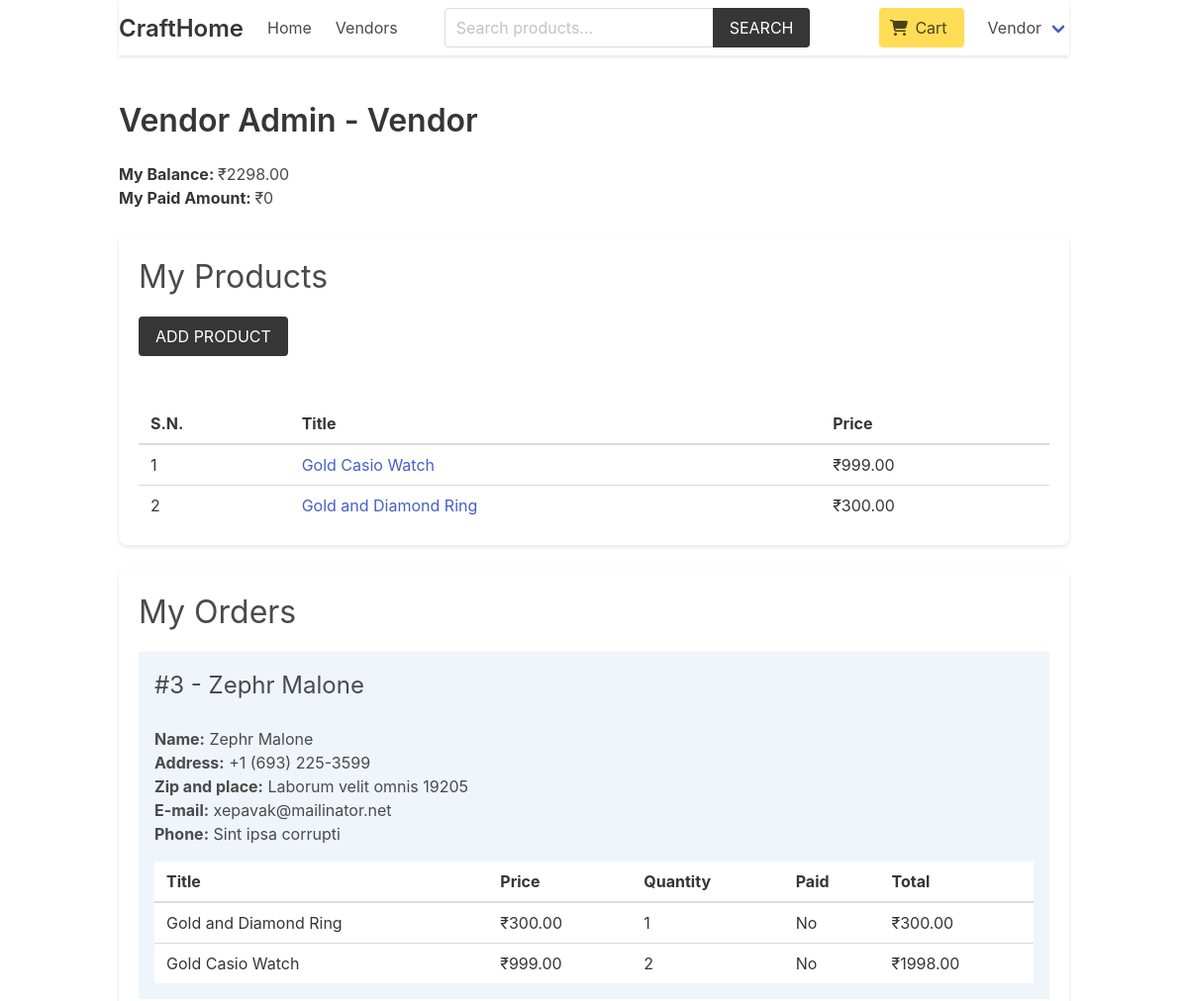
Page /vendor/vendor-admin/ (signed in, upper part) on the earlier database version.
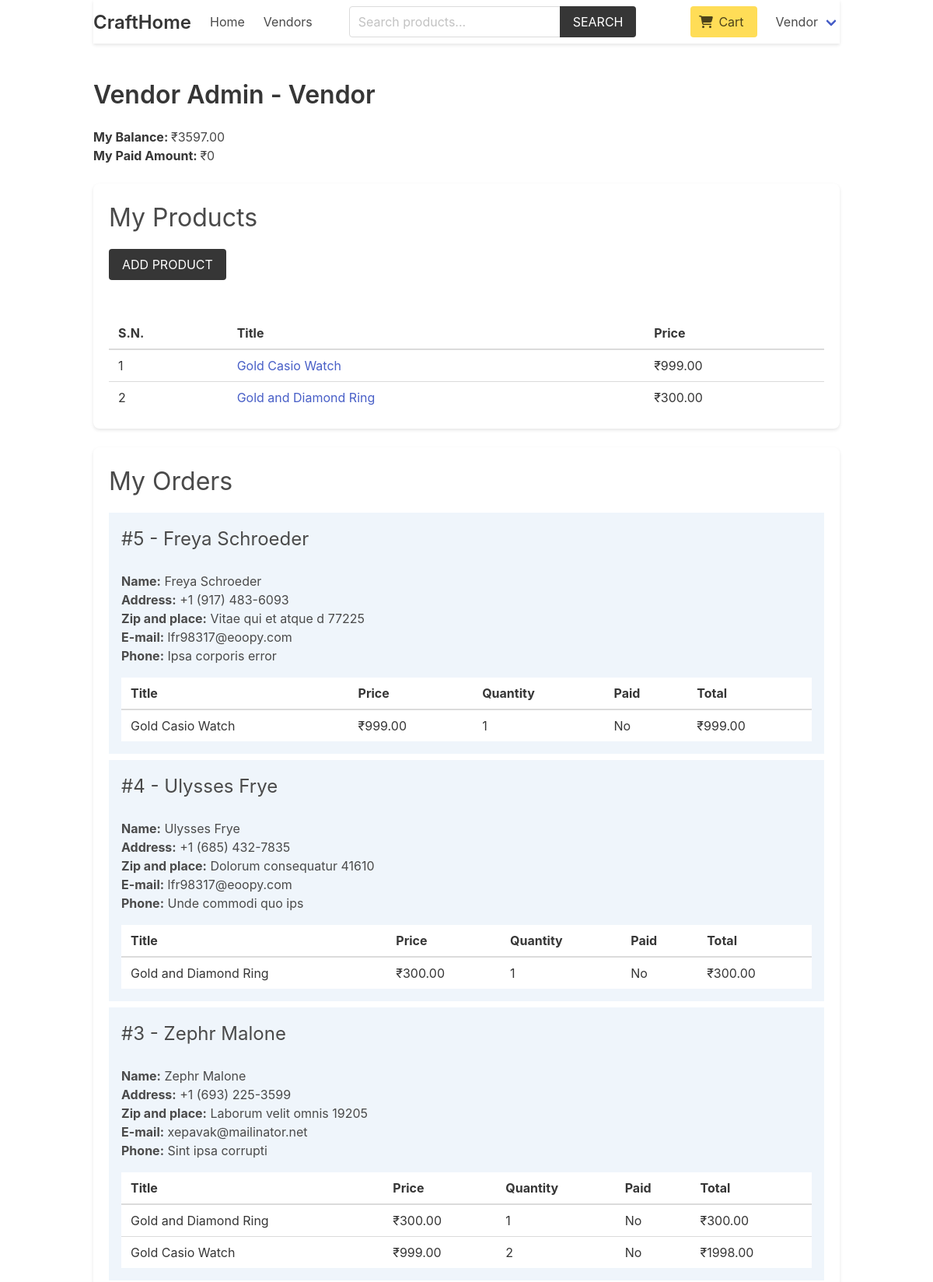
Same page on the later database version.
### vendor/models.py (models this page shows, shortened)
class Vendor(models.Model):
    name = models.CharField(max_length=255)
    created_at = models.DateTimeField(auto_now_add=True)
    created_by = models.OneToOneField(User, related_name='vendor', on_delete=models.CASCADE)
    class Meta:
        ordering = ['name']
    def get_balance(self):
        items = self.items.filter(vendor_paid=False, order__vendors__in=[self.id])
        return sum((item.product.price * item.quantity) for item in items)
    def get_paid_amount(self):
        items = self.items.filter(vendor_paid=True, order__vendors__in=[self.id])
        return sum((item.product.price * item.quantity) for item in items)

### order/models.py (models this page shows, shortened)
class OrderItem(models.Model):
    order = models.ForeignKey(Order, related_name="items", on_delete=models.CASCADE)
    product = models.ForeignKey(Product, related_name="items", on_delete=models.CASCADE)
    vendor = models.ForeignKey(Vendor, related_name="items", on_delete=models.CASCADE)
    vendor_paid = models.BooleanField(default=False)
    price = models.DecimalField(max_digits=8, decimal_places=2)
    quantity = models.IntegerField(default=1)
    def get_total_price(self):
        return self.price * self.quantity

class Order(models.Model):
    first_name = models.CharField(max_length=100)
    last_name = models.CharField(max_length=100)
    email = models.CharField(max_length=100)
    address = models.CharField(max_length=100)
    zipcode = models.CharField(max_length=100)
    place = models.CharField(max_length=100)
    phone = models.CharField(max_length=100)
    created_at = models.DateTimeField(auto_now_add=True)
    paid_amount = models.DecimalField(max_digits=8, decimal_places=2)
    vendors = models.ManyToManyField(Vendor, related_name="orders")
    class Meta:
        ordering = ['-created_at']

### product/models.py (models this page shows, shortened)
class Product(models.Model):
    category = models.ForeignKey(Category, related_name='products', on_delete=models.CASCADE)
    vendor = models.ForeignKey(Vendor, related_name="products", on_delete=models.CASCADE)
    title = models.CharField(max_length=50)
    slug = models.SlugField(max_length=55)
    description = models.TextField(blank=True, null=True)
    price = models.DecimalField(max_digits=6, decimal_places=2)
    added_date = models.DateTimeField(auto_now_add=True)
    image = models.ImageField(upload_to='uploads/', blank=True, null=True)
    thumbnail = models.ImageField(upload_to='uploads/', blank=True, null=True) # Change uploads to thumbnails
    class Meta:
        ordering = ['-added_date']

### vendor/views.py (the view)
# urls.py: path('vendor-admin/', views.vendor_admin, name="vendor-admin"),
@login_required
def vendor_admin(request):
    vendor = request.user.vendor
    products = vendor.products.all()
    orders = vendor.orders.all()
    for order in orders:
        order.vendor_amount = 0
        order.vendor_paid_amount = 0
        order.fully_paid = True
        for item in order.items.all():
            if item.vendor == request.user.vendor:
                if item.vendor_paid:
                    order.vendor_paid_amount += item.get_total_price()
                else:
                    order.vendor_amount += item.get_total_price()
                    order.fully_paid = False
    return render(request, 'vendor/vendor_admin.html', {'vendor': vendor, 'products': products, 'orders': orders})

### templates/vendor/vendor_admin.html (shortened to what this page needs)
{% extends 'core/base.html' %}
{% block content %}
    <h1 class="title">Vendor Admin - <span class="is-capitalized">{{vendor.name}}</span></h1>
    <div class="mb-5">
        <strong>My Balance: </strong> ₹{{vendor.get_balance}} <br>
        <strong>My Paid Amount: </strong> ₹{{vendor.get_paid_amount}}
    </div>
    <div class="box">
        <h2 class="is-size-3 mb-4">My Products</h2>
        <a href="{% url 'vendor:add-product' %}" class="button is-dark is-uppercase mb-6">Add Product</a>
        {% if products %}
            <table class="table is-fullwidth">
                <thead>
                    <tr>
                        <th>S.N.</th>
                        <th>Title</th>
                        <th>Price</th>
                    </tr>
                </thead>
                <tbody>
                    {% for product in products %}
                        <tr>
                            <td>{{ forloop.counter }}</td>
                            <td><a href="{% url 'product:product' product.category.slug product.slug %}">{{ product.title }}</a></td>
                            <td>₹{{ product.price }}</td>
                        </tr>
                    {% endfor %}
                </tbody>
            </table>
        {% else %}
            <p class="has-text-danger">Products not added yet.</p>
        {% endif %}
    </div>
    <div class="box">
        <h2 class="is-size-3 mb-4">My Orders</h2>
        {% if orders %}
            {% for order in orders %}
                <div class="{% if order.fully_paid %}has-background-success-light{% else %}has-background-info-light{% endif %} mb-2 p-4">
                    <div class="columns is-multiline">
                        <div class="column is-6">
                            <h3 class="is-size-4">#{{ order.id }} - {{ order.first_name }} {{ order.last_name }}</h3>
                        </div>
                        <div class="column is-12">
                            <b>Name:</b> {{ order.first_name }} {{ order.last_name }}<br>
                            <b>Address:</b> {{ order.address }}<br>
                            <b>Zip and place:</b> {{ order.zipcode }} {{ order.place }}<br>
                            <b>E-mail:</b> {{ order.email }}<br>
                            <b>Phone:</b> {{ order.phone }}
                            <table class="table is-fullwidth mt-4">
                                <thead>
                                    <tr>
                                        <th>Title</th>
                                        <th>Price</th>
                                        <th>Quantity</th>
                                        <th>Paid</th>
                                        <th>Total</th>
                                    </tr>
                                </thead>
                                <tbody>
                                    {% for item in order.items.all %}
                                        {% if item.vendor == request.user.vendor %}
                                            <tr>
                                                <td>{{ item.product.title }}</td>
                                                <td>₹{{ item.product.price }}</td>
                                                <td>{{ item.quantity }}</td>
                                                <td>{{ item.vendor_paid|yesno:"Yes,No" }}</td>
                                                <td>₹{{ item.get_total_price }}</td>
                                            </tr>
                                        {% endif %}
                                    {% endfor %}
                                </tbody>
                            </table>
                        </div>
                    </div>
                </div>
            {% endfor %}
        {% endif %}
    </div>
{% endblock content %}

Differences in the rows shown:
computed for Vendor "Vendor": get_balance "2298.00" → "3597.00"
added Order: id "5", first_name "Freya", last_name "Schroeder", address "+1 (917) 483-6093", zipcode "Vitae qui et atque d", place "77225", email "lfr98317@eoopy.com", phone "Ipsa corporis error"
added OrderItem: product "Gold Casio Watch", product.price "999.00", quantity "1", vendor_paid "No", get_total_price "999.00", shown under "5"
added Order: id "4", first_name "Ulysses", last_name "Frye", address "+1 (685) 432-7835", zipcode "Dolorum consequatur", place "41610", email "lfr98317@eoopy.com", phone "Unde commodi quo ips"
added OrderItem: product "Gold and Diamond Ring", product.price "300.00", quantity "1", vendor_paid "No", get_total_price "300.00", shown under "4"
